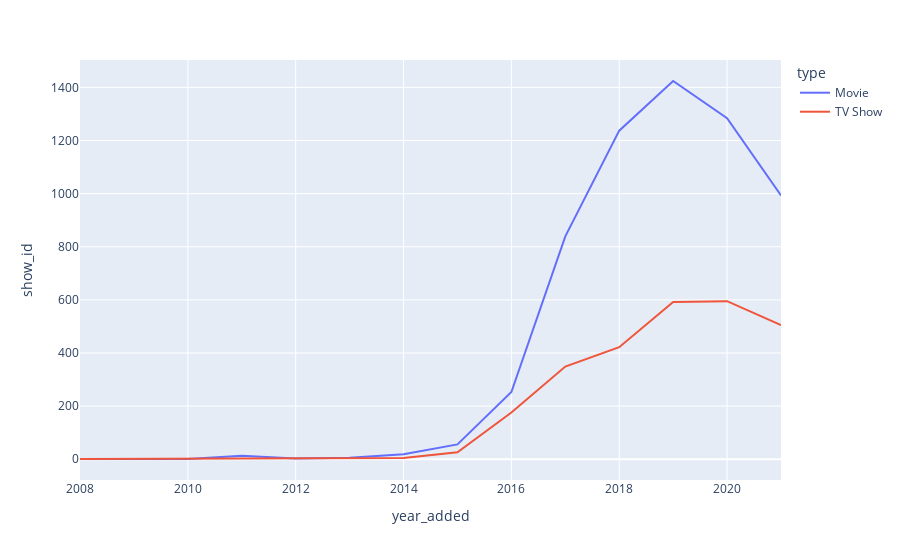

The notebook cell this image was saved under:
### Code cell
df_agg = df.groupby(['year_added', 'type']).agg({
    'show_id': 'count'
}).reset_index()
fig2 = px.line(df_agg, x='year_added', y='show_id', color='type')
fig2.show()

### Figure 1 — Plotly figure (JSON) as saved in the notebook; plotly's stock layout.template omitted (floating-point values rounded to 4 significant figures)
{"data": [{"hovertemplate": "type=Movie<br>year_added=%{x}<br>show_id=%{y}<extra></extra>", "legendgroup": "Movie", "line": {"color": "#636efa", "dash": "solid"}, "marker": {"symbol": "circle"}, "mode": "lines", "name": "Movie", "orientation": "v", "showlegend": true, "type": "scatter", "x": [2008, 2009, 2010, 2011, 2012, 2013, 2014, 2015, 2016, 2017, 2018, 2019, 2020, 2021], "xaxis": "x", "y": [1, 2, 1, 13, 3, 6, 19, 56, 253, 839, 1237, 1424, 1284, 993], "yaxis": "y"}, {"hovertemplate": "type=TV Show<br>year_added=%{x}<br>show_id=%{y}<extra></extra>", "legendgroup": "TV Show", "line": {"color": "#EF553B", "dash": "solid"}, "marker": {"symbol": "circle"}, "mode": "lines", "name": "TV Show", "orientation": "v", "showlegend": true, "type": "scatter", "x": [2008, 2013, 2014, 2015, 2016, 2017, 2018, 2019, 2020, 2021], "xaxis": "x", "y": [1, 5, 5, 26, 176, 349, 422, 592, 595, 505], "yaxis": "y"}], "layout": {"legend": {"title": {"text": "type"}, "tracegroupgap": 0}, "margin": {"t": 60}, "xaxis": {"anchor": "y", "domain": [0, 1], "title": {"text": "year_added"}}, "yaxis": {"anchor": "x", "domain": [0, 1], "title": {"text": "show_id"}}}}
